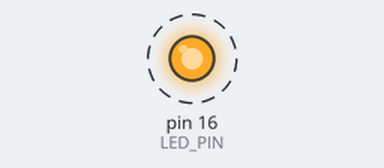
Simulated run of this sketch. Board: Arduino Uno, built with avr-gcc and run on an emulated ATmega328P. Parts: output pins drawn as LEDs (lit = HIGH). Dashed ring = blinking.

Above: at 0.5 s.
Timing chart, 0 to 4.6 s (numbered marks = the images above):
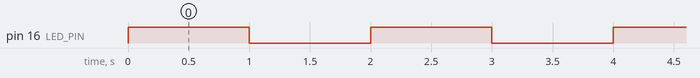

The sketch:

blink.ino
```cpp
#define LED_PIN 16

void setup() {
    pinMode(LED_PIN, OUTPUT);
}

void loop() {
    digitalWrite(LED_PIN, HIGH);
    delay(1000);
    digitalWrite(LED_PIN, LOW);
    delay(1000);
}
```

Measured:
- by itself, pin 16 (LED_PIN): alternates HIGH for 1.0 s and LOW for 1.0 s
